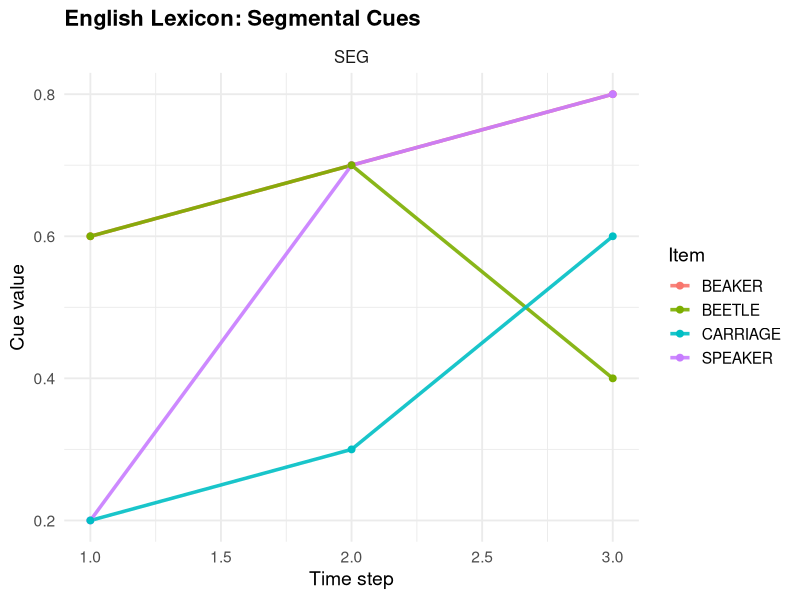
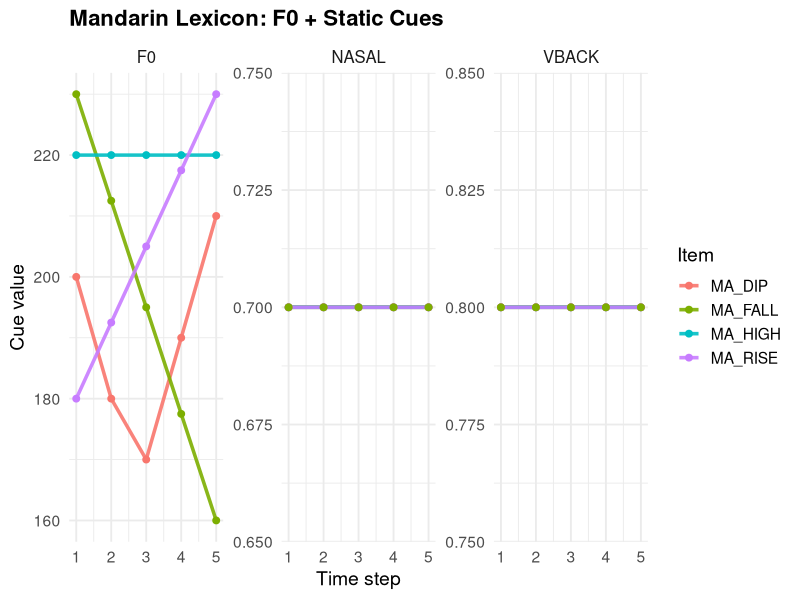
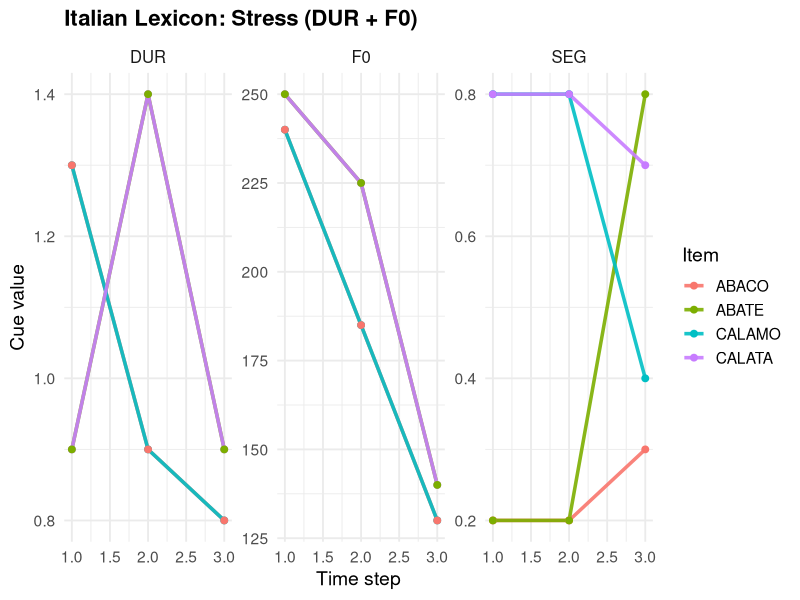
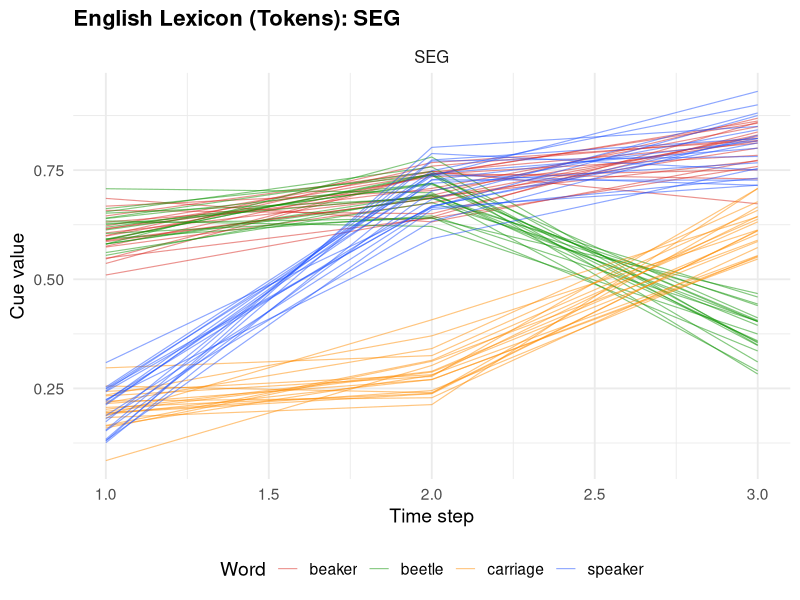
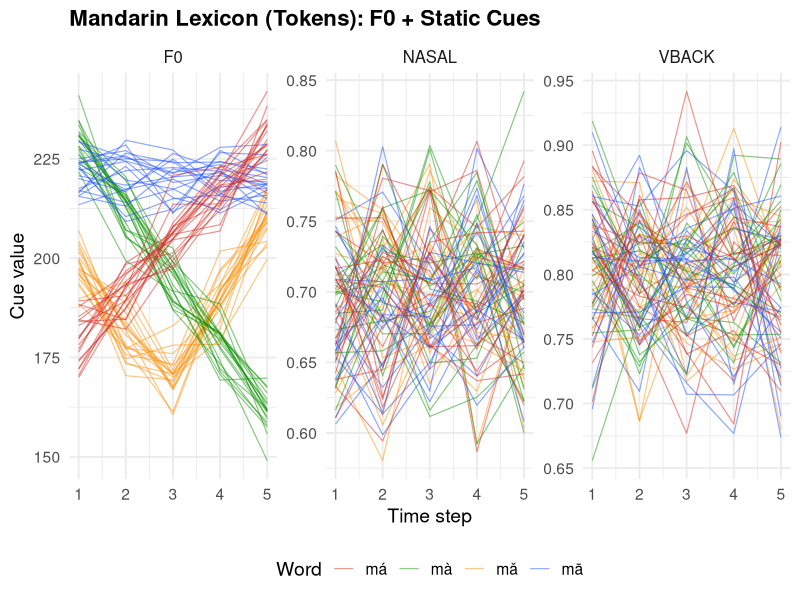
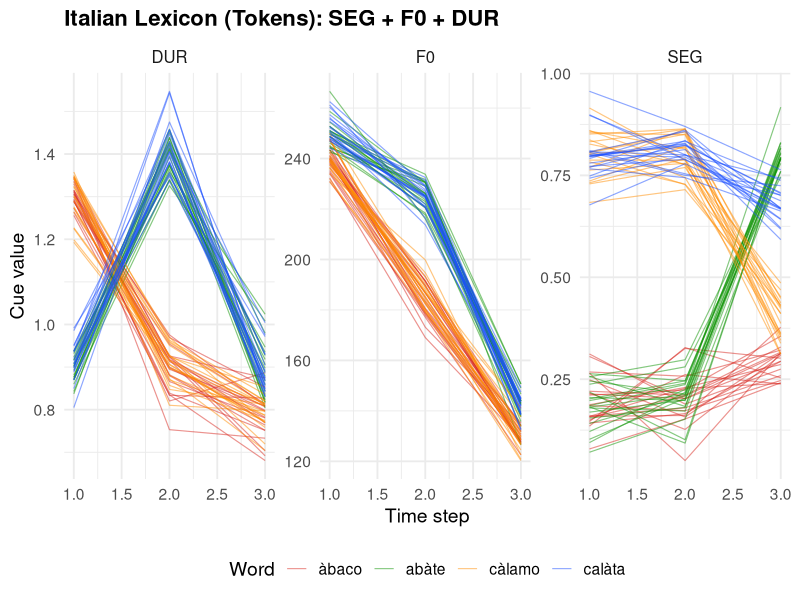
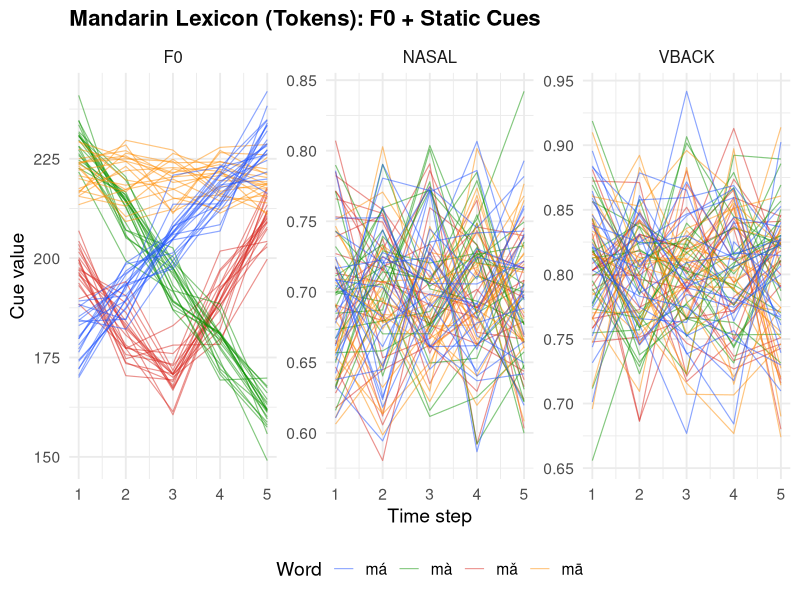
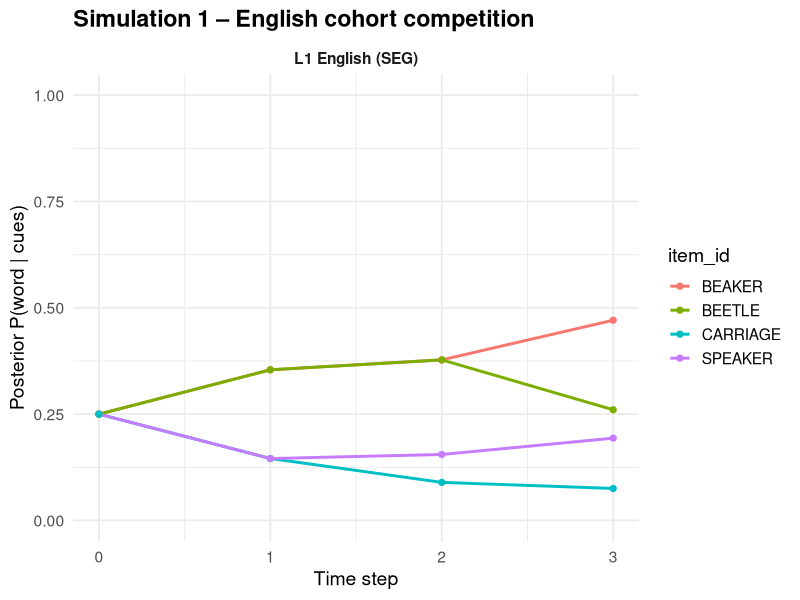

Write R code to recreate these figures, in order.
## ---- chunk 1
knitr::opts_chunk$set(echo = TRUE)
## ---- chunk 2
library(tibble)
library(purrr)
library(dplyr)
library(ggplot2)
## ---- chunk 3
# ============================
# Block A: Lexical structures
# ============================

# A single lexical item (word / object being recognized)
# - id: internal ID (e.g. "BEAKER", "MA_HIGH")
# - label: surface form (e.g. "beaker", "mā")
# - language: "english", "mandarin", "italian", etc.
# - semantics: arbitrary list (meaning features, gloss, whatever you want)
# - cues: named list of numeric vectors, each over time
#         e.g. list(F0 = c(200, 200, 180), DUR = c(80, 90, 100))
#         all cue vectors should be the same length (T)
make_lex_item <- function(
  id,
  label,
  language,
  semantics = list(),
  cues = list()
) {
  if (!is.character(id) || length(id) != 1L) {
    stop("`id` must be a single string.")
  }
  if (!is.character(label) || length(label) != 1L) {
    stop("`label` must be a single string.")
  }
  if (!is.character(language) || length(language) != 1L) {
    stop("`language` must be a single string.")
  }
  if (!is.list(semantics)) {
    stop("`semantics` must be a list (can be empty).")
  }
  if (!is.list(cues)) {
    stop("`cues` must be a named list of numeric vectors (can be empty).")
  }
  if (length(cues) > 0) {
    if (is.null(names(cues)) || any(names(cues) == "")) {
      stop("All elements of `cues` must be named (e.g., 'F0', 'DUR').")
    }
    cue_lengths <- vapply(cues, length, integer(1))
    if (length(unique(cue_lengths)) != 1L) {
      stop("All cue vectors in `cues` must have the same length (same number of time steps).")
    }
  }

  out <- list(
    id        = id,
    label     = label,
    language  = language,
    semantics = semantics,
    cues      = cues
  )

  class(out) <- c("lex_item", class(out))
  out
}

# Convenience: number of time steps for an item (0 if no cues yet)
lex_item_time_steps <- function(item) {
  stopifnot(inherits(item, "lex_item"))
  if (length(item$cues) == 0L) return(0L)
  length(item$cues[[1]])
}

# Pretty-print for lex_item
print.lex_item <- function(x, ...) {
  cat("<lex_item>\n")
  cat("  id       :", x$id, "\n")
  cat("  label    :", x$label, "\n")
  cat("  language :", x$language, "\n")
  cat("  semantics:", if (length(x$semantics) == 0) " (none)\n" else " (list)\n")
  cue_names <- names(x$cues)
  if (length(cue_names) == 0L) {
    cat("  cues     : none\n")
  } else {
    T <- length(x$cues[[1]])
    cat("  cues     :", paste(cue_names, collapse = ", "),
        sprintf("(T = %d)\n", T))
  }
  invisible(x)
}


# A lexicon: collection of lexical items
# - items: list of lex_item objects
# - language: optional overall language tag (can be NULL if mixed)
# - name: optional lexicon name (e.g. "english_segmental_demo")
make_lexicon <- function(items, language = NULL, name = NULL) {
  if (!is.list(items) || length(items) == 0L) {
    stop("`items` must be a non-empty list of lex_item objects.")
  }
  # check all are lex_item
  if (any(!vapply(items, inherits, logical(1), what = "lex_item"))) {
    stop("All elements of `items` must have class 'lex_item'.")
  }

  # derive language if not provided (only if unique)
  if (is.null(language)) {
    langs <- vapply(items, function(x) x$language, character(1))
    if (length(unique(langs)) == 1L) {
      language <- unique(langs)
    } else {
      language <- NA_character_  # mixed languages possible
    }
  }

  # ensure unique IDs
  ids <- vapply(items, function(x) x$id, character(1))
  if (anyDuplicated(ids)) {
    stop("Duplicate item IDs in lexicon: ", paste(unique(ids[duplicated(ids)]), collapse = ", "))
  }

  out <- list(
    items    = stats::setNames(items, ids),
    language = language,
    name     = name %||% "lexicon"
  )

  class(out) <- c("lexicon", class(out))
  out
}

`%||%` <- function(a, b) if (!is.null(a)) a else b

# Helper: number of time steps in a lexicon
# (requires all items with cues to have same T; returns 0 if none have cues)
lexicon_time_steps <- function(lex) {
  stopifnot(inherits(lex, "lexicon"))
  Ts <- vapply(lex$items, lex_item_time_steps, integer(1))
  Ts <- Ts[Ts > 0]
  if (length(Ts) == 0L) return(0L)
  if (length(unique(Ts)) != 1L) {
    stop("Items in lexicon have different numbers of time steps.")
  }
  Ts[1]
}

# Pretty-print lexicon
print.lexicon <- function(x, ...) {
  cat("<lexicon>\n")
  cat("  name     :", x$name, "\n")
  cat("  language :", if (is.na(x$language)) "mixed" else x$language, "\n")
  cat("  n_items  :", length(x$items), "\n")
  T <- lexicon_time_steps(x)
  if (T > 0L) {
    cat("  time     : T =", T, "steps\n")
  } else {
    cat("  time     : (no cues yet)\n")
  }
  invisible(x)
}
## ---- chunk 4
# Convert a lexicon to a long data frame:
# columns: item_id, label, language, time, cue, value
lexicon_to_long <- function(lex) {
  stopifnot(inherits(lex, "lexicon"))

  # we'll use base R to avoid extra dependencies, but you can swap to tibble/dplyr
  out_list <- lapply(lex$items, function(item) {
    T <- lex_item_time_steps(item)
    if (T == 0L) {
      return(NULL)
    }
    cue_names <- names(item$cues)
    time_vec <- seq_len(T)

    # build rows for each cue
    rows <- lapply(cue_names, function(cn) {
      values <- item$cues[[cn]]
      data.frame(
        item_id  = item$id,
        label    = item$label,
        language = item$language,
        time     = time_vec,
        cue      = cn,
        value    = as.numeric(values),
        stringsAsFactors = FALSE
      )
    })
    do.call(rbind, rows)
  })

  out <- do.call(rbind, out_list)
  rownames(out) <- NULL
  out
}
## ---- chunk 5

# =====================================
# Block B: Language-specific lexicons
# =====================================

# Convenience dispatcher (for your simulations later)
make_demo_lexicon <- function(language = c("english", "mandarin", "italian"),
                              version  = "default") {
  language <- match.arg(language)
  switch(
    language,
    "english"  = make_lexicon_english(version = version),
    "mandarin" = make_lexicon_mandarin(version = version),
    "italian"  = make_lexicon_italian(version = version)
  )
}

# -----------------------------
# B1. English: cohort-style lexicon
# -----------------------------
# Version "cohort_demo": simple ONSET–VOWEL–CODA structure
#
# Cues:
# - ONSET_CONT   : degree of frication / continuancy (continuous)
# - VOWEL_FRONT  : front-back position (0 = back, 1 = front)
# - CODA_VOICED  : voicing of coda (0 or 1, but kept numeric)
#
# Time steps T = 3:
#   t1: onset available       (ONSET_CONT)
#   t2: onset + vowel         (ONSET_CONT, VOWEL_FRONT)
#   t3: onset + vowel + coda  (ONSET_CONT, VOWEL_FRONT, CODA_VOICED)
make_lexicon_english <- function(version = c("default", "cohort_demo")) {
  version <- match.arg(version)

  if (version == "default" || version == "cohort_demo") {
    T <- 3L  # 3 incremental segments / windows

    # We code a single SEG cue that unfolds over time.
    # beaker / beetle / speaker start highly similar (cohort),
    # carriage is an outlier from the beginning.

    # SEG values are arbitrary but structured:
    #
    #  time 1: beaker, beetle, speaker all the same (strong cohort)
    #          carriage already somewhat different
    #  time 2: still mostly overlapping for the cohort set
    #  time 3: divergence among beaker / beetle / speaker
    #          (carriage remains distinct throughout)

    seg_beaker  <- c(0.6, 0.7, 0.8)
    seg_speaker <- c(0.2, 0.7, 0.8)
    seg_beetle  <- c(0.6, 0.7, 0.4)
    seg_carriage <- c(0.2, 0.3, 0.6)

    beaker <- make_lex_item(
      id       = "BEAKER",
      label    = "beaker",
      language = "english",
      semantics = list(type = "container"),
      cues = list(
        SEG = seg_beaker
      )
    )

    speaker <- make_lex_item(
      id       = "SPEAKER",
      label    = "speaker",
      language = "english",
      semantics = list(type = "device"),
      cues = list(
        SEG = seg_speaker
      )
    )

    beetle <- make_lex_item(
      id       = "BEETLE",
      label    = "beetle",
      language = "english",
      semantics = list(type = "animal"),
      cues = list(
        SEG = seg_beetle
      )
    )

    carriage <- make_lex_item(
      id       = "CARRIAGE",
      label    = "carriage",
      language = "english",
      semantics = list(type = "object"),
      cues = list(
        SEG = seg_carriage
      )
    )

    lex <- make_lexicon(
      items    = list(beaker, speaker, beetle, carriage),
      language = "english",
      name     = "english_cohort_seg_only"
    )
    return(lex)
  }

  stop("Unknown version for english: ", version)
}
# -----------------------------
# B2. Mandarin: tone lexicon for 'ma' syllables
# -----------------------------
# Version "ma_tones": four MA syllables with different F0 contours.
#
# Cues:
# - F0      : Hz contour over time
# - NASAL   : degree of nasality (constant here)
# - VBACK   : vowel backness (constant here)
#
# Time steps T = 5 (a short contour)

make_lexicon_mandarin <- function(version = c("default", "ma_tones")) {
  version <- match.arg(version)

  if (version == "default" || version == "ma_tones") {
    T <- 5L
    t <- seq(0, 1, length.out = T)

    # helper: simple stylized F0 contours (in Hz)
    f0_high   <- rep(220, T)                      # high-level
    f0_rise   <- seq(180, 230, length.out = T)    # rising
    f0_dip    <- c(200, 180, 170, 190, 210)       # dipping
    f0_fall   <- seq(230, 160, length.out = T)    # falling

    nasal <- rep(0.7, T)  # stable [m]
    vback <- rep(0.8, T)  # back-ish [a]

    ma_high <- make_lex_item(
      id       = "MA_HIGH",
      label    = "mā",
      language = "mandarin",
      semantics = list(gloss = "mother", tone = "T1"),
      cues = list(
        F0    = f0_high,
        NASAL = nasal,
        VBACK = vback
      )
    )

    ma_rise <- make_lex_item(
      id       = "MA_RISE",
      label    = "má",
      language = "mandarin",
      semantics = list(gloss = "hemp", tone = "T2"),
      cues = list(
        F0    = f0_rise,
        NASAL = nasal,
        VBACK = vback
      )
    )

    ma_dip <- make_lex_item(
      id       = "MA_DIP",
      label    = "mǎ",
      language = "mandarin",
      semantics = list(gloss = "horse", tone = "T3"),
      cues = list(
        F0    = f0_dip,
        NASAL = nasal,
        VBACK = vback
      )
    )

    ma_fall <- make_lex_item(
      id       = "MA_FALL",
      label    = "mà",
      language = "mandarin",
      semantics = list(gloss = "scold", tone = "T4"),
      cues = list(
        F0    = f0_fall,
        NASAL = nasal,
        VBACK = vback
      )
    )

    lex <- make_lexicon(
      items    = list(ma_high, ma_rise, ma_dip, ma_fall),
      language = "mandarin",
      name     = "mandarin_ma_tones"
    )
    return(lex)
  }

  stop("Unknown version for mandarin: ", version)
}

# -----------------------------
# B3. Italian: stress lexicon
# -----------------------------
# Version "stress_demo": antepenultimate vs penultimate stress
#
# Cues:
# - DUR1, DUR2, DUR3 : relative duration of each syllable (normalized)
# - F01, F02, F03    : approximate F0 across each syllable
#
# Time steps T = 3 (syllable-sized time steps)

# -----------------------------
# B3. Italian: stress + segment lexicon
# -----------------------------
# -----------------------------
# B3. Italian: stress + segment lexicon
# -----------------------------
# Version "stress_demo":
#
# Cues:
# - SEG : segmental identity unfolding over 3 time steps
#   (Time 1 and 2 identical across all words; time 3 differentiates items)
#
# - F0  : prosodic pitch contour (syllable-level)
# - DUR : prosodic duration pattern (syllable-level)
#
# Time steps T = 3
# -----------------------------
# B3. Italian: stress + segment lexicon (corrected)
# -----------------------------
make_lexicon_italian <- function(version = c("default", "stress_demo")) {
  version <- match.arg(version)

  if (version == "default" || version == "stress_demo") {

    T <- 3L

    # --------------------------------
    # Prosodic patterns
    # --------------------------------
    dur_ante <- c(1.3, .9, 0.8)   # stress on S1
    dur_pen  <- c(0.9, 1.4, 0.9)   # stress on S2

    f0_ante <- c(240, 185, 130)
    f0_pen  <- c(250, 225, 140)

    # --------------------------------
    # Segment values
    # --------------------------------
    # These reflect *syllables*, not phonemes:
    #   S1 = first syllable
    #   S2 = second syllable
    #   S3 = final syllable (the only place pairs differ)

    # Values are arbitrary but capture structure:
    # Pair 1: càlamo vs calàta share "ca" + "la"
    # Pair 2: àbaco vs abàte share "a" + "ba"

    SEG_CA  <- 0.80   # first syllable of "càlamo" / "calàta"
    SEG_LA  <- 0.80   # second syllable of both
    SEG_MO  <- 0.40
    SEG_TA  <- 0.70

    SEG_A   <- 0.20   # first syllable of "àbaco" / "abàte"
    SEG_BA  <- 0.20
    SEG_CO  <- 0.30
    SEG_TE  <- 0.80

    make_item <- function(id, label, stress_type, f0, dur, seg) {
      make_lex_item(
        id       = id,
        label    = label,
        language = "italian",
        semantics = list(stress = stress_type),
        cues = list(
          SEG = seg,
          F0  = f0,
          DUR = dur
        )
      )
    }

    # --------------------------------
    # Build items
    # --------------------------------

    # Pair 1: càlamo vs calàta
    calamo <- make_item(
      id = "CALAMO",
      label = "càlamo",
      stress_type = "antepenult",
      f0  = f0_ante,
      dur = dur_ante,
      seg = c(SEG_CA, SEG_LA, SEG_MO)
    )

    calata <- make_item(
      id = "CALATA",
      label = "calàta",
      stress_type = "penult",
      f0  = f0_pen,
      dur = dur_pen,
      seg = c(SEG_CA, SEG_LA, SEG_TA)
    )

    # Pair 2: àbaco vs abàte
    abaco <- make_item(
      id = "ABACO",
      label = "àbaco",
      stress_type = "antepenult",
      f0  = f0_ante,
      dur = dur_ante,
      seg = c(SEG_A, SEG_BA, SEG_CO)
    )

    abate <- make_item(
      id = "ABATE",
      label = "abàte",
      stress_type = "penult",
      f0  = f0_pen,
      dur = dur_pen,
      seg = c(SEG_A, SEG_BA, SEG_TE)
    )

    make_lexicon(
      items = list(calamo, calata, abaco, abate),
      language = "italian",
      name = "italian_stress_segment_corrected"
    )
  }
}
## ---- chunk 6
lex_en <- make_demo_lexicon("english")
lex_zh <- make_demo_lexicon("mandarin")
lex_it <- make_demo_lexicon("italian")

lex_en
lex_zh
lex_it

lex_en_long <- lexicon_to_long(lex_en)

lex_zh_long <- lexicon_to_long(lex_zh)

lex_it_long <- lexicon_to_long(lex_it)
## ---- chunk 7
plot_lexicon_cues <- function(lex_long, title = "Lexicon Cues") {
  ggplot(lex_long, aes(time, value, color = item_id, group = item_id)) +
    geom_line(size = 1.2, alpha = 0.9) +
    geom_point(size = 2) +
    facet_wrap(~ cue, scales = "free_y") +
    theme_minimal(base_size = 14) +
    labs(
      title = title,
      x = "Time step",
      y = "Cue value",
      color = "Item"
    ) +
    theme(
      plot.title = element_text(size = 16, face = "bold"),
      strip.text = element_text(size = 12)
    )
}

# Plot each language
plot_lexicon_cues(lex_en_long, title = "English Lexicon: Segmental Cues")
plot_lexicon_cues(lex_zh_long, title = "Mandarin Lexicon: F0 + Static Cues")
plot_lexicon_cues(lex_it_long, title = "Italian Lexicon: Stress (DUR + F0)")

## ---- chunk 8

# ============================
# Block C: Add token variability
# ============================

# Given a canonical lexicon, create a new lexicon with multiple
# noisy tokens per type (e.g., BEAKER_1, BEAKER_2, ...),
# jittering each cue vector slightly.
make_noisy_lexicon <- function(lex,
                               n_tokens = 20,
                               sd_by_cue = 0.05,
                               id_suffix = "_t") {
  stopifnot(inherits(lex, "lexicon"))
  items <- lex$items

  noisy_items <- list()

  for (item in items) {
    cue_names <- names(item$cues)
    T <- lex_item_time_steps(item)

    # build per-cue SD lookup
    if (length(sd_by_cue) == 1L) {
      sd_lookup <- setNames(rep(sd_by_cue, length(cue_names)), cue_names)
    } else {
      if (is.null(names(sd_by_cue)) || any(names(sd_by_cue) == "")) {
        stop("If sd_by_cue has length > 1, it must be a named vector by cue.")
      }
      sd_lookup <- sd_by_cue
    }

    for (k in seq_len(n_tokens)) {
      noisy_cues <- lapply(cue_names, function(cn) {
        base_vec <- item$cues[[cn]]
        sd_use   <- sd_lookup[[cn]]
        if (is.null(sd_use) || is.na(sd_use)) sd_use <- 0
        base_vec + rnorm(T, mean = 0, sd = sd_use)
      })
      names(noisy_cues) <- cue_names

      new_id <- paste0(item$id, id_suffix, k)
      noisy_items[[new_id]] <- make_lex_item(
        id       = new_id,
        label    = item$label,      # keep word label the same
        language = item$language,
        semantics = item$semantics,
        cues      = noisy_cues
      )
    }
  }

  make_lexicon(
    items    = noisy_items,
    language = lex$language,
    name     = paste0(lex$name, "_noisy")
  )
}
## ---- chunk 9

# Canonical (type-level) lexicons
lex_en <- make_demo_lexicon("english")
lex_zh <- make_demo_lexicon("mandarin")
lex_it <- make_demo_lexicon("italian")

# Noisy token lexicons (these are what you'll use in the model later)
lex_en_noisy <- make_noisy_lexicon(
  lex_en,
  n_tokens = 20,
  sd_by_cue = c(SEG = 0.05)
)

lex_zh_noisy <- make_noisy_lexicon(
  lex_zh,
  n_tokens = 20,
  sd_by_cue = c(
    F0    = 5,     # Hz jitter
    NASAL = 0.05,
    VBACK = 0.05
  )
)

lex_it_noisy <- make_noisy_lexicon(
  lex_it,
  n_tokens = 20,
  sd_by_cue = c(
    SEG = 0.05,
    F0  = 5,
    DUR = 0.05
  )
)

# Long format for plotting
lex_en_noisy_long <- lexicon_to_long(lex_en_noisy)
lex_zh_noisy_long <- lexicon_to_long(lex_zh_noisy)
lex_it_noisy_long <- lexicon_to_long(lex_it_noisy)

## ---- chunk 10
plot_lexicon_cues_tokens <- function(lex_long, title = "Lexicon Tokens") {
  ggplot(
    lex_long,
    aes(x = time, y = value,
        group = item_id,
        color = label)
  ) +
    geom_line(linewidth = 0.4, alpha = 0.5) +
    facet_wrap(~ cue, scales = "free_y") +
    theme_minimal(base_size = 14) +
    labs(
      title = title,
      x = "Time step",
      y = "Cue value",
      color = "Word"
    ) +
    theme(
      plot.title = element_text(size = 16, face = "bold"),
      strip.text = element_text(size = 12)
    )+
    scale_color_manual(values = c(
      "#D7261E",  # red
      "#0A9100",  # green
      "#FF8C00",  # orange
      "#1A4FFF"   # blue
    ))+ 
    theme(legend.position = "bottom")
}

# Plot noisy token lexicons
plot_lexicon_cues_tokens(lex_en_noisy_long,
                         title = "English Lexicon (Tokens): SEG")
unique(lex_zh_noisy_long$label)
plot_lexicon_cues_tokens(lex_zh_noisy_long,
                         title = "Mandarin Lexicon (Tokens): F0 + Static Cues")

plot_lexicon_cues_tokens(lex_it_noisy_long,
                         title = "Italian Lexicon (Tokens): SEG + F0 + DUR")
## ---- chunk 11
#mandarin visual update---
tone_colors <- c(
  "mā" = "#FF8C00",   # T1 - orange
  "má" = "#1A4FFF",   # T2 - blue
  "mǎ" = "#D7261E",   # T3 - red
  "mà" = "#0A9100"    # T4 - blue
)


plot_lexicon_cues_tokens2 <- function(lex_long, title = "Lexicon Tokens") {

  ggplot(
    lex_long,
    aes(x = time, y = value,
        group = item_id,
        color = label)
  ) +
    geom_line(linewidth = 0.4, alpha = 0.5) +
    facet_wrap(~ cue, scales = "free_y") +
    theme_minimal(base_size = 14) +
    labs(
      title = title,
      x = "Time step",
      y = "Cue value",
      color = "Word"
    ) +
    theme(
      plot.title = element_text(size = 16, face = "bold"),
      strip.text = element_text(size = 12)
    ) +
    scale_color_manual(values = tone_colors) +
    theme(legend.position = "bottom")
}

plot_lexicon_cues_tokens2(lex_zh_noisy_long,
                         title = "Mandarin Lexicon (Tokens): F0 + Static Cues")


## ---- chunk 12

# =====================================
# Block C: Listener profiles (CLEAN + FINAL)
# =====================================

# Default label-map: each lexical item is its own category
default_label_map <- function(ids) {
  ids <- as.character(ids)
  stats::setNames(ids, ids)
}

# Core listener constructor
make_listener <- function(profile_name,
                          attention,
                          language          = NA_character_,
                          category_sd_scale = 1.0,
                          internal_noise_sd = 0.0,
                          label_map         = default_label_map) {

  # Check attention is a valid named numeric vector
  if (!is.numeric(attention) ||
      is.null(names(attention)) ||
      any(names(attention) == "")) {
    stop("`attention` must be a named numeric vector, e.g. c(SEG = 1, F0 = 0.5).")
  }

  out <- list(
    profile_name      = profile_name,
    language          = language,
    attention         = attention,
    category_sd_scale = category_sd_scale,
    internal_noise_sd = internal_noise_sd,
    label_map         = label_map
  )

  class(out) <- c("listener", class(out))
  out
}

# Pretty printer
print.listener <- function(x, ...) {
  cat("<listener>\n")
  cat("  profile_name     :", x$profile_name, "\n")
  cat("  language         :", if (is.na(x$language)) "unspecified" else x$language, "\n")
  cat("  attention (cues) :\n")

  if (length(x$attention) == 0L) {
    cat("    (none)\n")
  } else {
    for (nm in names(x$attention)) {
      cat(sprintf("    %-6s = %0.3f\n", nm, x$attention[[nm]]))
    }
  }

  cat("  category_sd_scale:", x$category_sd_scale, "\n")
  cat("  internal_noise_sd :", x$internal_noise_sd, "\n")
  cat("  label_map         : function(ids) -> categories\n")
  invisible(x)
}

## ---- chunk 13
listener_en_seg <- make_listener(
  profile_name = "L1_english_SEG",
  language     = "english",
  attention    = c(SEG = 1.0),
  category_sd_scale = 1.0,
  internal_noise_sd = 0.05
)

# High pitch weighting (native-like)
listener_zh_highF0 <- make_listener(
  profile_name = "L1_mandarin_highF0",
  language     = "mandarin",
  attention    = c(F0 = 1.0, NASAL = 0.3, VBACK = 0.3),
  category_sd_scale = 1.0,
  internal_noise_sd = 0.05
)

# Low pitch weighting (L2-like)
listener_zh_lowF0 <- make_listener(
  profile_name = "L2_mandarin_lowF0",
  language     = "mandarin",
  attention    = c(F0 = 0.3, NASAL = 0.5, VBACK = 0.5),
  category_sd_scale = 1.3,
  internal_noise_sd = 0.10
)

listener_it_dur_high <- make_listener(
  profile_name = "L1_italian_seg_dom",
  language     = "italian",
  attention    = c(
    SEG = 10.0,   # segments carry *a lot* of weight
    DUR = 0.3,   # stress is softer
    F0  = 0.0002    # pitch weakest
  ),
  category_sd_scale = 1.0,
  internal_noise_sd = 0.05
)

# L2-like weaker duration sensitivity
listener_it_dur_low <- make_listener(
  profile_name = "L2_italian_duration_low",
  language     = "italian",
  attention    = c(SEG = 0.8, F0 = 0.2, DUR = 0.1),
  category_sd_scale = 1.3,
  internal_noise_sd = 0.10
)


## ---- chunk 14
# ============================
# Block D: Cue & category utilities
# ============================

# D1. Extract cue matrix at a single time step
# -------------------------------------------
# Returns a numeric matrix [n_items x n_cues]
#  - rows  = item IDs
#  - cols  = cue names (e.g., "SEG", "F0", "DUR")
get_cue_matrix_at_time <- function(lex, t) {
  stopifnot(inherits(lex, "lexicon"))

  T <- lexicon_time_steps(lex)
  if (T == 0L) {
    stop("Lexicon has no cues (T = 0).")
  }
  if (t < 1L || t > T) {
    stop("Requested time t = ", t, " is outside 1..", T)
  }

  item_ids  <- names(lex$items)
  # assume all items share the same cue set
  cue_names <- names(lex$items[[1]]$cues)

  mat <- matrix(
    NA_real_,
    nrow = length(item_ids),
    ncol = length(cue_names),
    dimnames = list(item_ids, cue_names)
  )

  for (i in seq_along(item_ids)) {
    it <- lex$items[[i]]
    for (cn in cue_names) {
      mat[i, cn] <- it$cues[[cn]][t]
    }
  }

  mat
}

# (Optional) helper if you ever want all cue names
get_lexicon_cue_names <- function(lex) {
  stopifnot(inherits(lex, "lexicon"))
  if (length(lex$items) == 0L) return(character(0))
  names(lex$items[[1]]$cues)
}

# D2. Build cue-wise category SDs from the lexicon
# -----------------------------------------------
# We compute SD for each cue across *all items and time steps*.
# If SD is 0 or NA (no variation), we fall back to a small constant.
make_cue_sd_from_lexicon <- function(lex, min_sd = 0.05) {
  stopifnot(inherits(lex, "lexicon"))

  df <- lexicon_to_long(lex)
  if (nrow(df) == 0L) {
    stop("Lexicon has no cue values; cannot estimate cue SDs.")
  }

  # SD per cue across all items and time steps
  sds <- tapply(df$value, df$cue, stats::sd, na.rm = TRUE)

  # Replace NA or zero with a small floor
  sds[is.na(sds) | sds == 0] <- min_sd

  # Ensure it's a named numeric vector
  sds <- as.numeric(sds)
  names(sds) <- names(tapply(df$value, df$cue, sum))

  sds
}

# D3. Simple priors over lexical items
# ------------------------------------

# Uniform prior over all lexical items in a lexicon
make_uniform_prior <- function(lex) {
  stopifnot(inherits(lex, "lexicon"))
  ids <- names(lex$items)
  if (length(ids) == 0L) stop("Lexicon has no items.")

  p <- rep(1 / length(ids), length(ids))
  stats::setNames(p, ids)
}

# (Optional) prior biased to a subset of items, but normalized
# weights is a *named* numeric vector keyed by item_id,
# everything else gets weight = 1 before renormalization.
make_weighted_prior <- function(lex, weights = numeric(0)) {
  stopifnot(inherits(lex, "lexicon"))
  ids <- names(lex$items)
  base <- rep(1, length(ids))
  names(base) <- ids

  if (length(weights) > 0L) {
    # only apply weights to matching IDs
    match_ids <- intersect(names(weights), ids)
    base[match_ids] <- base[match_ids] * weights[match_ids]
  }

  base <- base / sum(base)
  base
}


## ---- chunk 15
# =====================================
# Block E: Incremental recognition engine
# =====================================

# Softmax in log-space (for numerical stability)
softmax_log <- function(log_x) {
  m     <- max(log_x)
  exp_x <- exp(log_x - m)
  exp_x / sum(exp_x)
}

# Compute incremental log-likelihood for all items at a single time step
# given a stimulus item, a listener, and a lexicon.
compute_token_loglik_time <- function(lex,
                                      listener,
                                      stim_id,
                                      t,
                                      base_sd = 1.0) {
  stopifnot(inherits(lex, "lexicon"))

  ids <- names(lex$items)

  # Which cues are actually used? Intersection of lexicon cues and listener attention
  first_item <- lex$items[[1]]
  cue_names  <- intersect(names(listener$attention), names(first_item$cues))

  if (length(cue_names) == 0L) {
    stop("No overlapping cues between lexicon and listener attention.")
  }

  stim <- lex$items[[stim_id]]
  if (is.null(stim)) {
    stop("stim_id not found in lexicon: ", stim_id)
  }

  Tlex <- lexicon_time_steps(lex)
  if (Tlex <= 0L) {
    stop("Lexicon has no cues (T = 0).")
  }
  if (t < 1L || t > Tlex) {
    stop("Requested time t must be between 1 and ", Tlex, ".")
  }

  # Effective noise: base_sd scaled by listener's category_sd_scale
  sd_eff <- base_sd * listener$category_sd_scale

  out <- numeric(length(ids))
  names(out) <- ids

  for (i in seq_along(ids)) {
    word_id <- ids[[i]]
    word    <- lex$items[[word_id]]

    acc_loglik <- 0

    for (cue in cue_names) {
      att <- listener$attention[[cue]]
      if (is.na(att) || att <= 0) next

      x  <- stim$cues[[cue]][t]   # "observed" value at time t
      mu <- word$cues[[cue]][t]   # lexical expectation for this word

      # Attention as a weight on the cue's log-likelihood
      acc_loglik <- acc_loglik + att * dnorm(x, mean = mu, sd = sd_eff, log = TRUE)
    }

    out[[i]] <- acc_loglik
  }

  out
}

# Main engine: incremental posterior over words for a given stimulus
#
# - lex        : lexicon object
# - listener   : listener object (attention, sd scale, label_map)
# - stim_id    : which lexicon item is presented as the "true" stimulus
# - base_sd    : base perceptual noise before scaling by category_sd_scale
# - stickiness : 0 = pure Bayesian update each slice;
#                >0 blends current posterior with previous time step
# - prior      : optional word prior (named vector). If NULL, uniform.
#
# Returns: tibble(time, item_id, category, post)
predict_incremental_posteriors <- function(lex,
                                           listener,
                                           stim_id,
                                           base_sd    = 1.0,
                                           stickiness = 0.3,
                                           prior      = NULL) {
  stopifnot(inherits(lex, "lexicon"))

  ids     <- names(lex$items)
  n_items <- length(ids)
  Tlex    <- lexicon_time_steps(lex)

  if (Tlex <= 0L) {
    stop("Lexicon must have cues (T > 0) for incremental recognition.")
  }

  # Prior over items
  if (is.null(prior)) {
    prior <- rep(1 / n_items, n_items)
    names(prior) <- ids
  } else {
    if (length(prior) != n_items) {
      stop("`prior` must have length equal to number of items in the lexicon.")
    }
    if (is.null(names(prior))) {
      names(prior) <- ids
    }
    prior <- prior / sum(prior)
  }
  log_prior <- log(prior)

  # Category labels via listener's label_map
  cat_map <- listener$label_map(ids)
  if (is.null(names(cat_map))) {
    # assume the returned vector is already aligned to ids
    names(cat_map) <- ids
  }

  # Storage
  post_list  <- vector("list", Tlex)
  prev_post  <- NULL
  cum_loglik <- rep(0, n_items)
  names(cum_loglik) <- ids

  for (t in seq_len(Tlex)) {
    # Incremental evidence at this time slice
    loglik_t <- compute_token_loglik_time(
      lex      = lex,
      listener = listener,
      stim_id  = stim_id,
      t        = t,
      base_sd  = base_sd
    )

    # Cumulative log-likelihood (Bayesian accumulation)
    cum_loglik <- cum_loglik + loglik_t
    log_post   <- log_prior + cum_loglik

    # Convert to posterior over items (normalized, sums to 1)
    post_raw <- softmax_log(log_post)

    # Optional "stickiness" across time (jTRACE-style smoothing)
    if (!is.null(prev_post) && stickiness > 0) {
      post_t <- stickiness * prev_post + (1 - stickiness) * post_raw
      post_t <- post_t / sum(post_t)  # renormalize just in case
    } else {
      post_t <- post_raw
    }

    prev_post <- post_t

    # Store as tidy tibble
    post_list[[t]] <- tibble::tibble(
      time     = t,
      item_id  = ids,
      category = cat_map[ids],
      post     = as.numeric(post_t[ids])
    )
  }

  dplyr::bind_rows(post_list)
}
## ---- chunk 16
# =====================================
# Block E2: Token prep + single-trial glue
# =====================================

# For now, a "token" is just a reference to a lexical item.
# (If you want extra trial noise later, we can add it here.)
prepare_token <- function(lex, item_id, listener) {
  stopifnot(inherits(lex, "lexicon"))

  if (!(item_id %in% names(lex$items))) {
    stop("item_id not found in lexicon: ", item_id)
  }

  item <- lex$items[[item_id]]

  list(
    true_id    = item$id,
    true_label = item$label
  )
}

# Wrapper: run the incremental engine once for a single token
incremental_recognize_single <- function(token,
                                         lex,
                                         listener,
                                         tau = 0.3,               # stickiness
                                         return_trajectory = TRUE) {

  # Use listener's internal noise if > 0, else fall back to 1.0
  base_sd <- listener$internal_noise_sd
  if (is.null(base_sd) || base_sd <= 0) base_sd <- 1.0

  post_df <- predict_incremental_posteriors(
    lex        = lex,
    listener   = listener,
    stim_id    = token$true_id,
    base_sd    = base_sd,
    stickiness = tau,
    prior      = NULL
  )

  # Standardize to 'post' column for downstream code
  out <- dplyr::rename(post_df, post = posterior)

  if (!return_trajectory) {
    out <- dplyr::filter(out, time == max(time))
  }

  out
}
## ---- chunk 17
# ===============================
# Block F: Running the model
# ===============================

# F1. Helper: repeatedly recognize noisy tokens of a given target
run_repeated_recognition <- function(lex,
                                     listener,
                                     target_id,
                                     n_reps         = 200,
                                     tau            = 1,
                                     listener_label = NULL) {
  if (is.null(listener_label)) {
    listener_label <- listener$profile_name %||% "listener"
  }

  reps <- seq_len(n_reps)

  purrr::map_dfr(
    reps,
    function(r) {
      tok <- prepare_token(
        lex      = lex,
        item_id  = target_id,
        listener = listener
      )

      traj <- incremental_recognize_single(
        token            = tok,
        lex              = lex,
        listener         = listener,
        tau              = tau,
        return_trajectory = TRUE
      )

      # standardize posterior column name if needed
      if (!"post" %in% names(traj) && "posterior" %in% names(traj)) {
        traj$post <- traj$posterior
      }

      traj$rep       <- r
      traj$listener  <- listener_label
      traj$true_id   <- tok$true_id
      traj$true_label <- tok$true_label
      traj
    }
  )
}

# F2. Summarize trajectories over repetitions
summarise_trajectory <- function(df) {
  df %>%
    group_by(listener, time, item_id) %>%
    summarise(
      mean_post = mean(post, na.rm = TRUE),
      low       = quantile(post, 0.10, na.rm = TRUE),
      high      = quantile(post, 0.90, na.rm = TRUE),
      .groups   = "drop"
    )
}

# F3. Generic plotting function for timecourses
plot_timecourse_2 <- function(df_summary,
                            title = "Incremental recognition timecourse") {
  ggplot(df_summary,
         aes(time, mean_post,
             color = item_id,
             group = item_id)) +
    geom_ribbon(aes(ymin = low, ymax = high, fill = item_id),
                alpha = 0.15,
                colour = NA,
                show.legend = FALSE) +
    geom_line(size = 1) +
    geom_point(size = 1.8) +
    facet_wrap(~ listener) +
    scale_y_continuous(limits = c(0, 1)) +
    labs(
      title = title,
      x     = "Time step",
      y     = "Posterior P(word | cues)"
    ) +
    theme_minimal(base_size = 14) +
    theme(
      plot.title = element_text(face = "bold"),
      strip.text = element_text(face = "bold")
    )
}

# F3. Generic plotting function for timecourses
plot_timecourse <- function(df_summary,
                            title = "Incremental recognition timecourse") {
  ggplot(df_summary,
         aes(time, mean_post,
             color = item_id,
             group = item_id)) +
    geom_ribbon(aes(ymin = low, ymax = high, fill = item_id),
                alpha = 0.15,
                colour = NA,
                show.legend = FALSE) +
    geom_line(size = 1) +
    geom_point(size = 1.8) +
    facet_wrap(~ listener) +
    scale_y_continuous(limits = c(0, 1)) +
    labs(
      title = title,
      x     = "Time step",
      y     = "Posterior P(word | cues)"
    ) +
    theme_minimal(base_size = 14) +
    theme(
      plot.title = element_text(face = "bold"),
      strip.text = element_text(face = "bold")
    )
}

## ---- chunk 18
# Lexicon + listeners (already defined above)
lex_en <- make_demo_lexicon("english")

sim1 <- predict_incremental_posteriors(
  lex        = lex_en,
  listener   = listener_en_seg,
  stim_id    = "BEAKER",
  base_sd    = 0.3,
  stickiness = 0.3
)

# ---------------------------
# ADD TIME ZERO (uniform prior)
# ---------------------------
n_items <- length(unique(sim1$item_id))

time0 <- tibble::tibble(
  time     = 0,
  item_id  = unique(sim1$item_id),
  mean_post = rep(1 / n_items, n_items),
  low       = rep(1 / n_items, n_items),
  high      = rep(1 / n_items, n_items),
  listener  = "L1 English (SEG)"
)

# --- summarise for plotting ---
sim1_sum <- sim1 %>% 
  dplyr::group_by(time, item_id) %>% 
  dplyr::summarise(
    mean_post = mean(post),
    low       = quantile(post, 0.025, na.rm = TRUE),
    high      = quantile(post, 0.975, na.rm = TRUE),
    .groups   = "drop"
  ) %>%
  dplyr::mutate(listener = "L1 English (SEG)")

# prepend time=0
sim1_sum <- dplyr::bind_rows(time0, sim1_sum) %>% 
  dplyr::arrange(time)

# Plot
plot_timecourse(
  sim1_sum,
  title = "Simulation 1 – English cohort competition"
)
## ---- chunk 19

# =========================
# Simulation 2: Mandarin
# =========================

lex_zh <- make_demo_lexicon("mandarin")

# raw incremental posteriors
sim2 <- predict_incremental_posteriors(
  lex        = lex_zh,
  listener   = listener_zh_highF0,   # L1-ish strong pitch listener
  stim_id    = "MA_RISE",           # or MA_HIGH / MA_DIP / MA_FALL
  base_sd    = 30,
  stickiness = 0.8
)

# sanity check: should sum to 1 per time step
sim2 %>% 
  dplyr::group_by(time) %>% 
  dplyr::summarise(sum_post = sum(post), .groups = "drop")

# --- summarise for plotting ---
sim2_sum <- sim2 %>% 
  dplyr::group_by(time, item_id) %>% 
  dplyr::summarise(
    mean_post = mean(post),
    low       = stats::quantile(post, 0.025, na.rm = TRUE),
    high      = stats::quantile(post, 0.975, na.rm = TRUE),
    .groups   = "drop"
  ) %>%
  dplyr::mutate(listener = "L1 Mandarin (high F0)")

# ---------------------------
# ADD TIME ZERO (uniform prior)
# ---------------------------
n_items_zh <- length(unique(sim2_sum$item_id))

time0_zh <- tibble::tibble(
  time      = 0,
  item_id   = unique(sim2_sum$item_id),
  mean_post = rep(1 / n_items_zh, n_items_zh),
  low       = rep(1 / n_items_zh, n_items_zh),
  high      = rep(1 / n_items_zh, n_items_zh),
  listener  = "L1 Mandarin (high F0)"
)

sim2_sum <- dplyr::bind_rows(time0_zh, sim2_sum) %>% 
  dplyr::arrange(time)

plot_timecourse(
  sim2_sum,
  title = "Simulation 2 – Mandarin tone competition"
)
## ---- chunk 20
# =========================
# Simulation 2: Mandarin (all tones as targets)
# =========================

lex_zh <- make_demo_lexicon("mandarin")

targets_zh <- c("MA_HIGH", "MA_RISE", "MA_DIP", "MA_FALL")

# run the model for each target tone and stack
sim2_all <- purrr::map_dfr(
  targets_zh,
  function(tid) {
    pred <- predict_incremental_posteriors(
      lex        = lex_zh,
      listener   = listener_zh_highF0,  # L1-ish strong pitch listener
      stim_id    = tid,
      base_sd    = 30,                  # your current setting
      stickiness = 0.8
    )

    # add target metadata
    tibble::as_tibble(pred) %>%
      dplyr::mutate(
        listener     = "L1 Mandarin (high F0)",
        target_id    = tid,
        target_label = lex_zh$items[[tid]]$label
      )
  }
)

# sanity check: sum to 1 for each time * target
sim2_all %>% 
  dplyr::group_by(target_label, time) %>% 
  dplyr::summarise(sum_post = sum(post), .groups = "drop")


# summarise for plotting
sim2_sum <- sim2_all %>%
  dplyr::group_by(listener, target_label, time, item_id) %>%
  dplyr::summarise(
    mean_post = mean(post, na.rm = TRUE),
    low       = stats::quantile(post, 0.025, na.rm = TRUE),
    high      = stats::quantile(post, 0.975, na.rm = TRUE),
    .groups   = "drop"
  )

# add time 0 (uniform over items) *for each target*
n_items_zh <- length(unique(sim2_sum$item_id))

time0_zh <- expand.grid(
  time         = 0,
  item_id      = unique(sim2_sum$item_id),
  target_label = unique(sim2_sum$target_label),
  stringsAsFactors = FALSE
) %>%
  dplyr::mutate(
    mean_post = 1 / n_items_zh,
    low       = 1 / n_items_zh,
    high      = 1 / n_items_zh,
    listener  = "L1 Mandarin (high F0)"
  )

sim2_sum <- dplyr::bind_rows(time0_zh, sim2_sum) %>%
  dplyr::arrange(target_label, time)


plot_timecourse_by_target <- function(df_summary,
                                      title = "Incremental recognition – Mandarin tones") {
  ggplot(df_summary,
         aes(time, mean_post,
             color = item_id,
             group = item_id)) +
    geom_ribbon(aes(ymin = low, ymax = high, fill = item_id),
                alpha = 0.15,
                colour = NA,
                show.legend = FALSE) +
    geom_line(size = 1) +
    geom_point(size = 1.8) +
    facet_wrap(~ target_label) +
    scale_y_continuous(limits = c(0, 1)) +
    labs(
      title = title,
      x     = "Time step",
      y     = "Posterior P(word | cues)"
    ) +
    theme_minimal(base_size = 14) +
    theme(
      plot.title = element_text(face = "bold"),
      strip.text = element_text(face = "bold")
    )
}

# draw it
plot_timecourse_by_target(
  sim2_sum,
  title = "Simulation 2 – Mandarin tone competition (all targets)"
)

## ---- chunk 21
# =========================
# Simulation 3: Italian
# =========================

lex_it <- make_demo_lexicon("italian")

sim3 <- predict_incremental_posteriors(
  lex        = lex_it,
  listener   = listener_it_dur_high,  # now segment-priority
  stim_id    = "CALAMO",              # target càlamo
  base_sd    = .4,
  stickiness = 0.2
)

# sanity check
sim3 %>% 
  dplyr::group_by(time) %>% 
  dplyr::summarise(sum_post = sum(post), .groups = "drop")

# summarise for plotting
sim3_sum <- sim3 %>% 
  dplyr::group_by(time, item_id) %>% 
  dplyr::summarise(
    mean_post = mean(post),
    low       = quantile(post, 0.025, na.rm = TRUE),
    high      = quantile(post, 0.975, na.rm = TRUE),
    .groups   = "drop"
  ) %>%
  dplyr::mutate(listener = "L1 Italian (segments > stress)")

# time 0
n_items_it <- length(unique(sim3_sum$item_id))

time0_it <- tibble::tibble(
  time      = 0,
  item_id   = unique(sim3_sum$item_id),
  mean_post = rep(1 / n_items_it, n_items_it),
  low       = rep(1 / n_items_it, n_items_it),
  high      = rep(1 / n_items_it, n_items_it),
  listener  = "L1 Italian (segments > stress)"
)

sim3_sum <- dplyr::bind_rows(time0_it, sim3_sum) %>% 
  dplyr::arrange(time)

plot_timecourse(
  sim3_sum,
  title = "Simulation 3 – Italian stress + segment competition"
)
## ---- chunk 22
# ---- Noisy version of token log-likelihood (per time step) ----
compute_token_loglik_time_noisy <- function(lex,
                                            listener,
                                            stim_id,
                                            t,
                                            base_sd    = 1.0,
                                            obs_noise_sd = NULL) {
  stopifnot(inherits(lex, "lexicon"))

  ids <- names(lex$items)

  # Which cues are actually used? Intersection of lexicon cues and listener attention
  first_item <- lex$items[[1]]
  cue_names  <- intersect(names(listener$attention), names(first_item$cues))

  if (length(cue_names) == 0L) {
    stop("No overlapping cues between lexicon and listener attention.")
  }

  stim <- lex$items[[stim_id]]
  if (is.null(stim)) {
    stop("stim_id not found in lexicon: ", stim_id)
  }

  Tlex <- lexicon_time_steps(lex)
  if (Tlex <= 0L) {
    stop("Lexicon has no cues (T = 0).")
  }
  if (t < 1L || t > Tlex) {
    stop("Requested time t must be between 1 and ", Tlex, ".")
  }

  # Effective category noise (same as before)
  sd_eff <- base_sd * listener$category_sd_scale

  # Observation noise for this token
  if (is.null(obs_noise_sd)) {
    # fall back to listener's internal_noise_sd; if that's 0, it's deterministic
    obs_noise_sd <- listener$internal_noise_sd %||% 0
  }

  out <- numeric(length(ids))
  names(out) <- ids

  for (i in seq_along(ids)) {
    word_id <- ids[[i]]
    word    <- lex$items[[word_id]]

    acc_loglik <- 0

    for (cue in cue_names) {
      att <- listener$attention[[cue]]
      if (is.na(att) || att <= 0) next

      mean_x <- stim$cues[[cue]][t]

      # ---- NEW: noisy token observation ----
      if (obs_noise_sd > 0) {
        x <- rnorm(1, mean = mean_x, sd = obs_noise_sd)
      } else {
        x <- mean_x
      }

      mu <- word$cues[[cue]][t]   # lexical expectation for this word

      acc_loglik <- acc_loglik + att * dnorm(x, mean = mu, sd = sd_eff, log = TRUE)
    }

    out[[i]] <- acc_loglik
  }

  out
}

# ---- Noisy incremental posterior for one token ----
predict_incremental_posteriors_noisy <- function(lex,
                                                 listener,
                                                 stim_id,
                                                 base_sd     = 1.0,
                                                 stickiness  = 0.3,
                                                 prior       = NULL,
                                                 obs_noise_sd = NULL) {
  stopifnot(inherits(lex, "lexicon"))

  ids     <- names(lex$items)
  n_items <- length(ids)
  Tlex    <- lexicon_time_steps(lex)

  if (Tlex <= 0L) {
    stop("Lexicon must have cues (T > 0) for incremental recognition.")
  }

  # Prior over items
  if (is.null(prior)) {
    prior <- rep(1 / n_items, n_items)
    names(prior) <- ids
  } else {
    if (length(prior) != n_items) {
      stop("`prior` must have length equal to number of items in the lexicon.")
    }
    if (is.null(names(prior))) {
      names(prior) <- ids
    }
    prior <- prior / sum(prior)
  }
  log_prior <- log(prior)

  # Category labels via listener's label_map
  cat_map <- listener$label_map(ids)
  if (is.null(names(cat_map))) {
    names(cat_map) <- ids
  }

  post_list   <- vector("list", Tlex)
  prev_post   <- NULL
  cum_loglik  <- rep(0, n_items)
  names(cum_loglik) <- ids

  for (t in seq_len(Tlex)) {
    # NEW: noisy evidence
    loglik_t <- compute_token_loglik_time_noisy(
      lex          = lex,
      listener     = listener,
      stim_id      = stim_id,
      t            = t,
      base_sd      = base_sd,
      obs_noise_sd = obs_noise_sd
    )

    cum_loglik <- cum_loglik + loglik_t
    log_post   <- log_prior + cum_loglik

    post_raw <- softmax_log(log_post)

    if (!is.null(prev_post) && stickiness > 0) {
      post_t <- stickiness * prev_post + (1 - stickiness) * post_raw
      post_t <- post_t / sum(post_t)
    } else {
      post_t <- post_raw
    }

    prev_post <- post_t

    post_list[[t]] <- tibble::tibble(
      time     = t,
      item_id  = ids,
      category = cat_map[ids],
      post     = as.numeric(post_t[ids])
    )
  }

  dplyr::bind_rows(post_list)
}
## ---- chunk 23
# Run many noisy tokens of the same target, for one listener
run_noisy_reps <- function(lex,
                           listener,
                           stim_id,
                           n_reps        = 50,
                           base_sd       = 1.0,
                           stickiness    = 0.3,
                           obs_noise_sd  = NULL,
                           listener_label = NULL) {
  if (is.null(listener_label)) {
    listener_label <- listener$profile_name %||% "listener"
  }

  purrr::map_dfr(seq_len(n_reps), function(r) {
    traj <- predict_incremental_posteriors_noisy(
      lex         = lex,
      listener    = listener,
      stim_id     = stim_id,
      base_sd     = base_sd,
      stickiness  = stickiness,
      obs_noise_sd = obs_noise_sd
    )

    traj$rep       <- r
    traj$listener  <- listener_label
    traj$true_id   <- stim_id
    traj
  })
}
## ---- chunk 24
# ----------------------------------------
# Plot timecourse with individual rep lines
# ----------------------------------------
 plot_timecourse_with_reps <- function(df_reps,
                                      df_summary,
                                      title = "Incremental recognition (with variability)") {

  ggplot() +
    # thin lines for each repetition
    geom_line(
      data = df_reps,
      aes(x = time, y = post, group = interaction(rep, item_id), color = item_id),
      alpha = 0.2, size = 0.4, show.legend = FALSE
    ) +
    # main mean trajectory + points
    geom_line(
      data = df_summary,
      aes(x = time, y = mean_post, color = item_id, group = item_id),
      size = 1
    ) +
    geom_point(
      data = df_summary,
      aes(x = time, y = mean_post, color = item_id),
      size = 1.8
    ) +
    facet_wrap(~ listener) +
    scale_y_continuous(limits = c(0, 1)) +
    labs(
      title = title,
      x     = "Time step",
      y     = "Posterior P(word | cues)"
    ) +
    theme_minimal(base_size = 14) +
    theme(
      plot.title = element_text(face = "bold"),
      strip.text = element_text(face = "bold")
    ) +
    scale_color_manual(values = c(
      "#D7261E",  # red
      "#0A9100",  # green
      "#FF8C00",  # orange
      "#1A4FFF"   # blue
    ))+ 
     theme(legend.position = "bottom")
}
## ---- chunk 25
## ---------- English with token variability ----------
lex_en <- make_demo_lexicon("english")

set.seed(123)

sim1_reps <- run_noisy_reps(
  lex            = lex_en,
  listener       = listener_en_seg,
  stim_id        = "BEAKER",
  n_reps         = 50,
  base_sd        = 0.2,
  stickiness     = 0.3,
  obs_noise_sd   = 0.1,
  listener_label = "L1 English (SEG)"
)

# ---------------------------
# ADD TIME 0 TO THE REPS (thin lines)
# ---------------------------
n_items_en <- length(unique(sim1_reps$item_id))
n_reps_en  <- length(unique(sim1_reps$rep))
prior_en   <- 1 / n_items_en

time0_en_reps <- expand.grid(
  rep     = seq_len(n_reps_en),
  item_id = unique(sim1_reps$item_id),
  time    = 0,
  stringsAsFactors = FALSE
) %>%
  dplyr::mutate(
    post     = prior_en,                 # uniform prior
    listener = "L1 English (SEG)",       # same as listener_label above
    true_id  = "BEAKER"                  # same as stim_id
  )

sim1_reps_with0 <- dplyr::bind_rows(time0_en_reps, sim1_reps) %>%
  dplyr::arrange(rep, item_id, time)

# ---------------------------
# SUMMARY OVER REPS (includes time 0)
# ---------------------------
sim1_sum_rep <- sim1_reps_with0 %>%
  dplyr::group_by(listener, time, item_id) %>%
  dplyr::summarise(
    mean_post = mean(post, na.rm = TRUE),
    low       = quantile(post, 0.025, na.rm = TRUE),
    high      = quantile(post, 0.975, na.rm = TRUE),
    .groups   = "drop"
  )

# ---------------------------
# PLOT
# ---------------------------
plot_timecourse_with_reps(
  df_reps    = sim1_reps_with0,   # <-- includes time 0 now
  df_summary = sim1_sum_rep,
  title      = "Simulation 1 – English cohort (with token variability)"
)
## ---- chunk 26
targets_zh <- c("MA_HIGH", "MA_RISE", "MA_DIP", "MA_FALL")

set.seed(789)

# ----------------------------------------
# Run noisy reps for all Mandarin targets
# ----------------------------------------
sim2_all_reps <- purrr::map_dfr(
  targets_zh,
  function(tid) {
    run_noisy_reps(
      lex            = lex_zh,
      listener       = listener_zh_highF0,
      stim_id        = tid,
      n_reps         = 50,
      base_sd        = 20,
      stickiness     = 0.8,
      obs_noise_sd   = 20,
      listener_label = "L1 Mandarin (high F0)"
    ) %>%
      dplyr::mutate(
        target_id    = tid,
        target_label = lex_zh$items[[tid]]$label
      )
  }
)

# ----------------------------------------
# ADD TIME 0 TO THE REPS (thin lines)
# ----------------------------------------
n_items_zh <- length(unique(sim2_all_reps$item_id))
n_reps_zh  <- length(unique(sim2_all_reps$rep))
prior_zh   <- 1 / n_items_zh

time0_zh_reps <- expand.grid(
  target_label = unique(sim2_all_reps$target_label),
  rep          = seq_len(n_reps_zh),
  item_id      = unique(sim2_all_reps$item_id),
  time         = 0,
  stringsAsFactors = FALSE
) %>%
  dplyr::mutate(
    post      = prior_zh,                      # uniform prior
    listener  = "L1 Mandarin (high F0)",
    true_id   = NA_character_,                # fill if you care
    target_id = NA_character_                 # optional
  )

sim2_all_reps_with0 <- dplyr::bind_rows(time0_zh_reps, sim2_all_reps) %>%
  dplyr::arrange(target_label, rep, item_id, time)

# ----------------------------------------
# SUMMARY OVER REPS (includes time 0)
# ----------------------------------------
sim2_all_sum_rep <- sim2_all_reps_with0 %>%
  dplyr::group_by(listener, target_label, time, item_id) %>%
  dplyr::summarise(
    mean_post = mean(post, na.rm = TRUE),
    low       = quantile(post, 0.025, na.rm = TRUE),
    high      = quantile(post, 0.975, na.rm = TRUE),
    .groups   = "drop"
  )

# ----------------------------------------
# PLOT
# ----------------------------------------
plot_timecourse_with_reps(
  df_reps    = sim2_all_reps_with0,
  df_summary = sim2_all_sum_rep,
  title      = "Simulation 2 – Mandarin tones (all targets, token variability)"
) +
  facet_wrap(~ target_label)
## ---- chunk 27
# ---------- Italian: token variability ----------
lex_it <- make_demo_lexicon("italian")

set.seed(321)

sim3_reps <- run_noisy_reps(
  lex            = lex_it,
  listener       = listener_it_dur_high,  # your segment-priority version
  stim_id        = "CALAMO",
  n_reps         = 100,
  base_sd        = 0.4,
  stickiness     = 0.2,
  obs_noise_sd   = 0.2,
  listener_label = "L1 Italian (segments > stress)"
)

# ----------------------------------------
# ADD TIME 0 TO THE REPS (thin lines)
# ----------------------------------------
n_items_it <- length(unique(sim3_reps$item_id))
n_reps_it  <- length(unique(sim3_reps$rep))
prior_it   <- 1 / n_items_it

time0_it_reps <- expand.grid(
  rep     = seq_len(n_reps_it),
  item_id = unique(sim3_reps$item_id),
  time    = 0,
  stringsAsFactors = FALSE
) %>%
  dplyr::mutate(
    post     = prior_it,                          # uniform prior
    listener = "L1 Italian (segments > stress)",  # same as listener_label
    true_id  = "CALAMO"                           # same as stim_id
  )

sim3_reps_with0 <- dplyr::bind_rows(time0_it_reps, sim3_reps) %>%
  dplyr::arrange(rep, item_id, time)

# ----------------------------------------
# SUMMARY OVER REPS (includes time 0)
# ----------------------------------------
sim3_sum_rep <- sim3_reps_with0 %>%
  dplyr::group_by(listener, time, item_id) %>%
  dplyr::summarise(
    mean_post = mean(post, na.rm = TRUE),
    low       = quantile(post, 0.025, na.rm = TRUE),
    high      = quantile(post, 0.975, na.rm = TRUE),
    .groups   = "drop"
  )

# ----------------------------------------
# PLOT
# ----------------------------------------
plot_timecourse_with_reps(
  df_reps    = sim3_reps_with0,
  df_summary = sim3_sum_rep,
  title      = "Simulation 3 – Italian stress + segment (token variability)"
)
